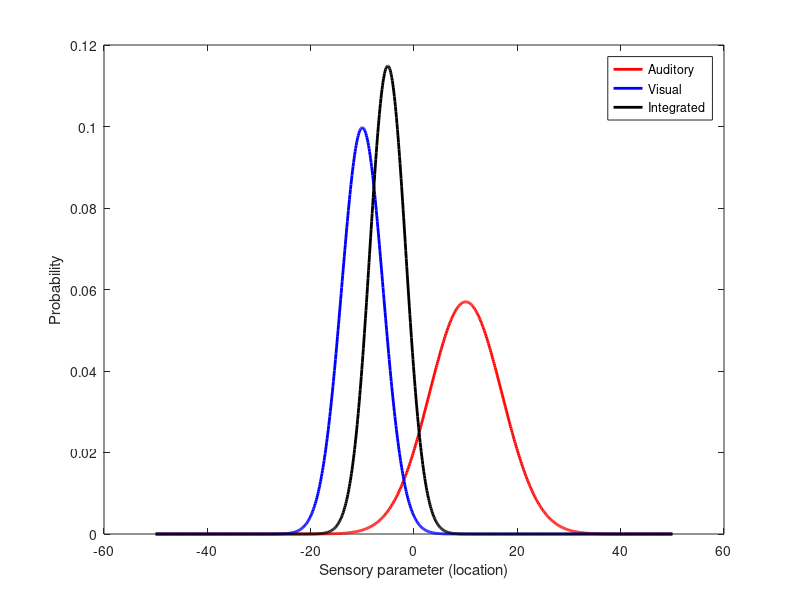

MATLAB code to generate this figure: (Note: this script raises an error after producing the figure.)
%% Schematic plots for CI and location estimation
%
% -------------------
% Jeff Mohl
% 7/9/19
% -------------------
%
% Description: Making schematic illustrations for comparison with data.
% plot1 demonstrate CI using probability distributions
% plot2 should be illustration of unity judgement under different
% possibilities
% plot3 should be illustration of localization plot under CI and non-CI
% models

%% plot 1: demonstration distributions for localization of vis and aud tars
figure
%options
A_sig = 7;
V_sig = 4;
A_tar = 10;
V_tar = -10;
bin_size = .1;
xrange = -50:bin_size:50;
%make pdfs
A_pdf = normpdf(xrange,A_tar,A_sig);
V_pdf = normpdf(xrange,V_tar,V_sig);
AV_pdf = A_pdf .* V_pdf; %optimal integration assuming normal dists and no prior
AV_pdf = AV_pdf ./ (sum(AV_pdf)*bin_size); %normalize to sum to 1.
%make plot
plot(xrange,A_pdf,'linewidth',2,'color','r');
hold on
plot(xrange,V_pdf,'linewidth',2,'color','b');
plot(xrange,AV_pdf,'linewidth',2,'color','k');
legend('Auditory', 'Visual', 'Integrated');
xlabel('Sensory parameter (location)');
ylabel('Probability');

% now make that plot, but show different lines for what would be expected
% under causal inference, i.e. different lines for segregated, integrated 

%% plot 1 again, but this time using the code I've written for the actual model

%options
A_sig = 5;
V_sig = 3;
A_tar = [6;12];
V_tar = [-6;-12];
bin_size = .5;
prior_mu = 0;
prior_sig =20;
p_common = .8;
xrange = -50:bin_size:50;
xrange_A(1,1,:) = xrange;
xrange_V(1,:,1) = xrange;

%all of this is just taken from the datalike code, might be simpler to just
%run it once and get the output that way, but it expects data. 
c1post = get_c1post(xrange_A,xrange_V,prior_mu,A_sig,V_sig,prior_sig,p_common); %switched prior mu with 0 here (3rd param) because I'm being lazy, will remove once I add the new CI priors.
int_pdf = get_integrate_pdf(xrange_A,xrange_V,prior_mu,A_sig,V_sig,prior_sig,xrange);
[~,A_seg_pdf,V_seg_pdf] = get_segregate_pdf(xrange_A,xrange_V,prior_mu,A_sig,V_sig,prior_sig,xrange); %seg pdf is 1x1x(xA)x(eval_range) array, so pdf is in 4th dimension for a given value of xA

AV_c1_pdf = bsxfun(@times,c1post, int_pdf) ; %splitting these because my responses are split between 1 and 2 saccade cases.
V_c2_pdf = bsxfun(@times,(1-c1post),V_seg_pdf);
A_c2_pdf = bsxfun(@times,(1-c1post), A_seg_pdf);

xpdf_V = bsxfun_normpdf(xrange_V, V_tar,V_sig);
xpdf_V = bsxfun(@rdivide, xpdf_V, qtrapz(xpdf_V, 2)); % Not multiplying by volume element, this doesn't matter if the grid volumn = 1
xpdf_A = bsxfun_normpdf(xrange_A, A_tar, A_sig);
xpdf_A = bsxfun(@rdivide, xpdf_A, qtrapz(xpdf_A, 3));  % Not multiplying by volume element

prmat_AV_c1 = qtrapz(qtrapz(bsxfun(@times, bsxfun(@times, xpdf_V,xpdf_A), AV_c1_pdf), 2), 3); %this is a recreation of what VestBMS_finalqtrapz does but not done in C.
prmat_A_c2 = qtrapz(qtrapz(bsxfun(@times, bsxfun(@times, xpdf_V,xpdf_A), A_c2_pdf), 2), 3);

prmat_V_c2 = qtrapz(qtrapz(bsxfun(@times, bsxfun(@times, xpdf_V,xpdf_A), V_c2_pdf), 2), 3);
prmat_V_shape(:,:,1) = prmat_V_c2;
prmat_A_shape(:,1,:) = prmat_A_c2;
prmat_AV_c2 = bsxfun(@times,prmat_A_shape,prmat_V_shape);%problem here is normalizing to make the probabilities match, because this is going to significantly reduce them
%renormalize so that total probability will sum to 1 for each condition
%after adding c=1 case
prmat_AV_c2 = bsxfun(@rdivide,prmat_AV_c2,sum(prmat_V_c2,4));

%diagonalize
diag_array = diag(ones(length(xrange),1));
diag_array = logical(diag_array);
prmat_sac = prmat_AV_c2;
%add C=1 case to diagonal, producing final cxSvxSa matrix
prmat_sac(:,diag_array) = prmat_sac(:,diag_array) + squeeze(prmat_AV_c1(:,1,1,:));

%sum over A or V locs, to get A or V pdf in 2d
figure
 set(gcf,'Position',[25,100,1600,500])
for plot_pair = [1,2]
    subplot(1,2,plot_pair);
    hold on

cA = squeeze(sum(prmat_sac(plot_pair,:,:),2));
cV = squeeze(sum(prmat_sac(plot_pair,:,:),3));
cAV = squeeze(prmat_sac(plot_pair,diag_array));
%if want to plot single saccades separately, then include this
% cA = cA' - cAV;
% cV = cV - cAV;
%normalize all pdfs to 1, this eliminates the ratio but makes it easier to
%compare variance and mean of all
cA = cA/sum(cA);
cV=cV/sum(cV);
cAV = cAV/sum(cAV);

plot(xrange,cA,'r')
plot(xrange,cV,'b')
% plot(xrange,cAV,'k')

[mv_V,mi_V]= max(cV);
[mv_A,mi_A]= max(cA);

% get fully segregated estimates
prmat_A_seg = qtrapz(qtrapz(bsxfun(@times, bsxfun(@times, xpdf_V,xpdf_A), A_seg_pdf), 2), 3);
prmat_V_seg = qtrapz(qtrapz(bsxfun(@times, bsxfun(@times, xpdf_V,xpdf_A), V_seg_pdf), 2), 3);

cA_seg= squeeze(prmat_A_seg(plot_pair,:,:,:));
cV_seg= squeeze(prmat_V_seg(plot_pair,:,:,:));
cA_seg=cA_seg/sum(cA_seg);
cV_seg=cV_seg/sum(cV_seg);

plot(xrange,cA_seg,'r--')
plot(xrange,cV_seg,'b--')
title(sprintf('%d aud, %d vis',A_tar(plot_pair),V_tar(plot_pair)));
ylabel('Probability')
xlabel('Stimulus feature (location)')
legend('Auditory CI','Visual CI','Integrated','Auditory unimodal','Visual Unimodal')
end





